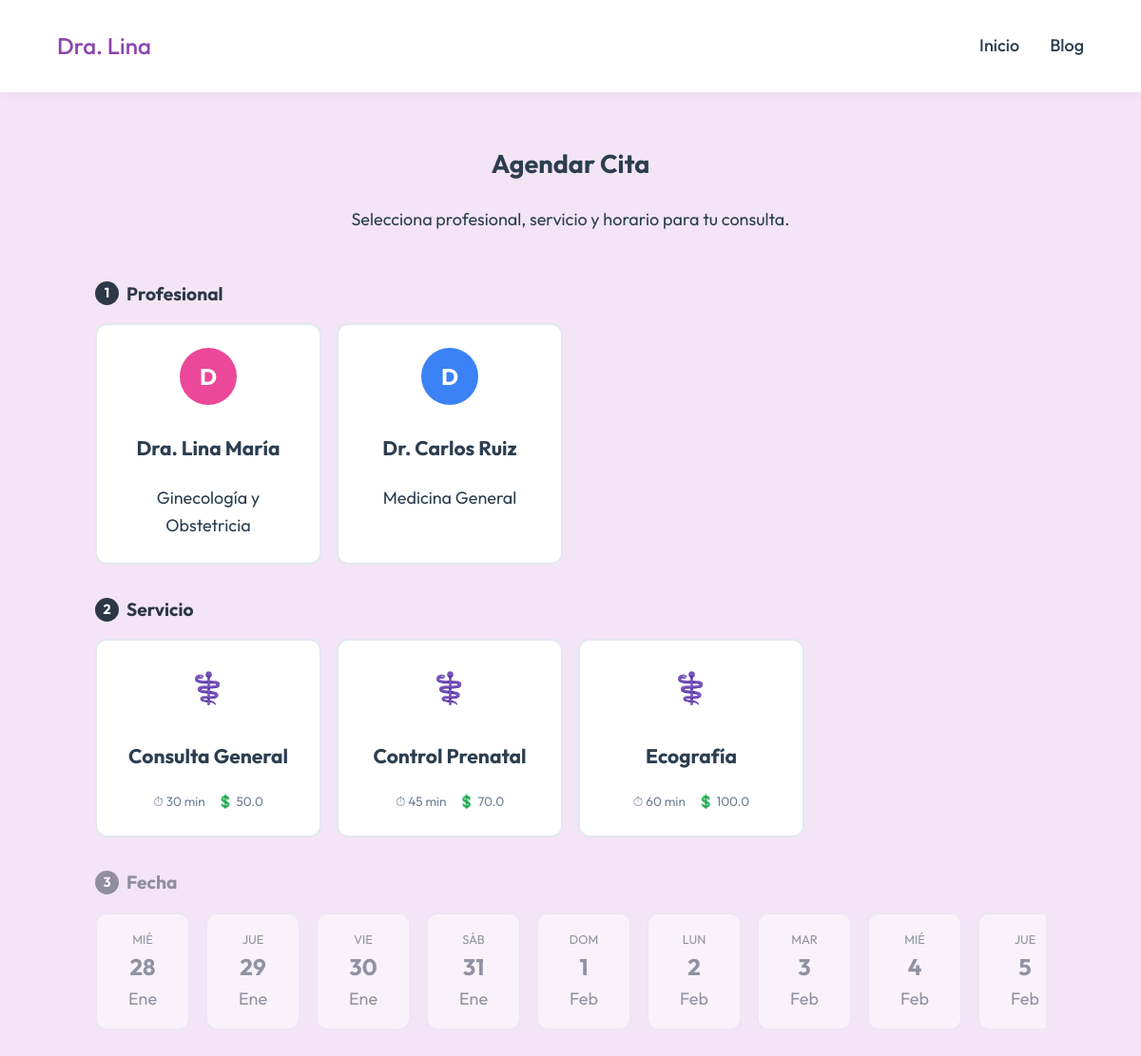
Screenshot of /reservar with the database file from the repository.
### models.py (models this page shows)
class User(UserMixin, db.Model):
    id = db.Column(db.Integer, primary_key=True)
    username = db.Column(db.String(80), unique=True, nullable=False)
    password_hash = db.Column(db.String(200), nullable=False)
    role = db.Column(db.String(20), default='admin') # Para la Dra. Lina

class DoctorProfile(db.Model):
    id = db.Column(db.Integer, primary_key=True)
    user_id = db.Column(db.Integer, db.ForeignKey('user.id'), nullable=False)
    name = db.Column(db.String(100), nullable=False, default='Doctor') # Display name
    specialty = db.Column(db.String(100), nullable=False)
    bio = db.Column(db.Text)
    color = db.Column(db.String(20), default='#3b82f6') # Hex color for calendar
    user = db.relationship('User', backref=db.backref('doctor_profile', uselist=False))

class Service(db.Model):
    id = db.Column(db.Integer, primary_key=True)
    name = db.Column(db.String(100), nullable=False) # Ej: Consulta General
    duration_minutes = db.Column(db.Integer, default=30)
    price = db.Column(db.Float, nullable=False)

### app.py (the view, shortened to what this page needs)
    @app.route('/reservar', methods=['GET', 'POST'])
    def reservar():
        from flask import request, flash, redirect, url_for
        from utils.booking_logic import check_availability, generate_confirmation_token
        from models import Patient, Appointment, Service, DoctorProfile, User
        services = Service.query.all()
        doctors = User.query.join(DoctorProfile).filter(User.role == 'doctor').all()
        return render_template('public/reservar.html', services=services, doctors=doctors)

### templates/public/reservar.html (shortened to what this page needs)
{% extends "base.html" %}
{% block content %}
<section class="booking-container">
    <div class="booking-header">
        <h1>Agendar Cita</h1>
        <p>Selecciona profesional, servicio y horario para tu consulta.</p>
    </div>
    <div class="booking-grid">
        <div class="step-section">
            <h2 class="step-title"><span class="step-number">1</span> Profesional</h2>
            <div class="cards-grid" id="doctors-grid">
                {% for doctor in doctors %}
                <div class="selection-card doctor-card" onclick="selectDoctor('{{ doctor.id }}', this)">
                    <div class="doc-avatar" style="background: {{ doctor.doctor_profile.color }};">
                        {{ doctor.doctor_profile.name[0] }}
                    </div>
                    <div class="doc-info">
                        <h3>{{ doctor.doctor_profile.name }}</h3>
                        <span>{{ doctor.doctor_profile.specialty }}</span>
                    </div>
                </div>
                {% endfor %}
            </div>
        </div>
        <div class="step-section">
            <h2 class="step-title"><span class="step-number">2</span> Servicio</h2>
            <div class="cards-grid" id="services-grid">
                {% for service in services %}
                <div class="selection-card service-card"
                    onclick="selectService('{{ service.id }}', '{{ service.duration_minutes }}', this)">
                    <div class="service-icon">⚕️</div>
                    <div class="service-info">
                        <h3>{{ service.name }}</h3>
                        <div class="service-meta">
                            <span>⏱ {{ service.duration_minutes }} min</span>
                            <span>💲 {{ service.price }}</span>
                        </div>
                    </div>
                </div>
                {% endfor %}
            </div>
        </div>
        <div class="step-section" id="date-section" style="opacity: 0.5; pointer-events: none;">
            <h2 class="step-title"><span class="step-number">3</span> Fecha</h2>
            <div class="dates-scroller">
            </div>
        </div>
    </div>
</section>
{% endblock %}

### static/css/style.css (style rules this page uses)
:root { --primary: #8e44ad; --secondary: #9b59b6; --accent: #e1bee7; --dark: #2c3e50; --light: #f3e5f5; --white: #FFFFFF; --text-muted: #7f8c8d; }
body { font-family: 'Outfit', sans-serif; background-color: var(--light); color: var(--dark); margin: 0; line-height: 1.6; font-size: 18px; }

### templates/public/reservar.html (style rules this page uses)
.booking-container { max-width: 1000px; margin: 0 auto; padding: 2rem; }
.booking-header { text-align: center; margin-bottom: 3rem; }
.step-title { font-size: 1.2rem; margin-bottom: 1rem; display: flex; align-items: center; gap: 0.5rem; color: #2d3748; }
.step-number { background: #2d3748; color: white; width: 25px; height: 25px; border-radius: 50%; display: flex; align-items: center; justify-content: center; font-size: 0.9rem; }
.cards-grid { display: grid; grid-template-columns: repeat(auto-fill, minmax(200px, 1fr)); gap: 1rem; margin-bottom: 2rem; }
.selection-card { background: white; border: 2px solid #e2e8f0; border-radius: 12px; padding: 1.5rem; cursor: pointer; transition: all 0.2s; display: flex; flex-direction: column; align-items: center; text-align: center; }
.doc-avatar { width: 60px; height: 60px; border-radius: 50%; display: flex; align-items: center; justify-content: center; font-size: 1.5rem; color: white; margin-bottom: 0.5rem; font-weight: bold; }
.service-icon { font-size: 2rem; margin-bottom: 0.5rem; }
.service-meta { display: flex; justify-content: center; gap: 0.8rem; font-size: 0.85rem; color: #718096; margin-top: 0.5rem; }
.dates-scroller { display: flex; gap: 1rem; overflow-x: auto; padding-bottom: 1rem; scrollbar-width: thin; }

### rows the page displays
User: doctor_profile "D", doctor_profile.name "Dra. Lina María", doctor_profile.specialty "Ginecología y Obstetricia"
User: doctor_profile "D", doctor_profile.name "Dr. Carlos Ruiz", doctor_profile.specialty "Medicina General"
Service: name "Consulta General", duration_minutes "30", price "50.0"
Service: name "Control Prenatal", duration_minutes "45", price "70.0"
Service: name "Ecografía", duration_minutes "60", price "100.0"
